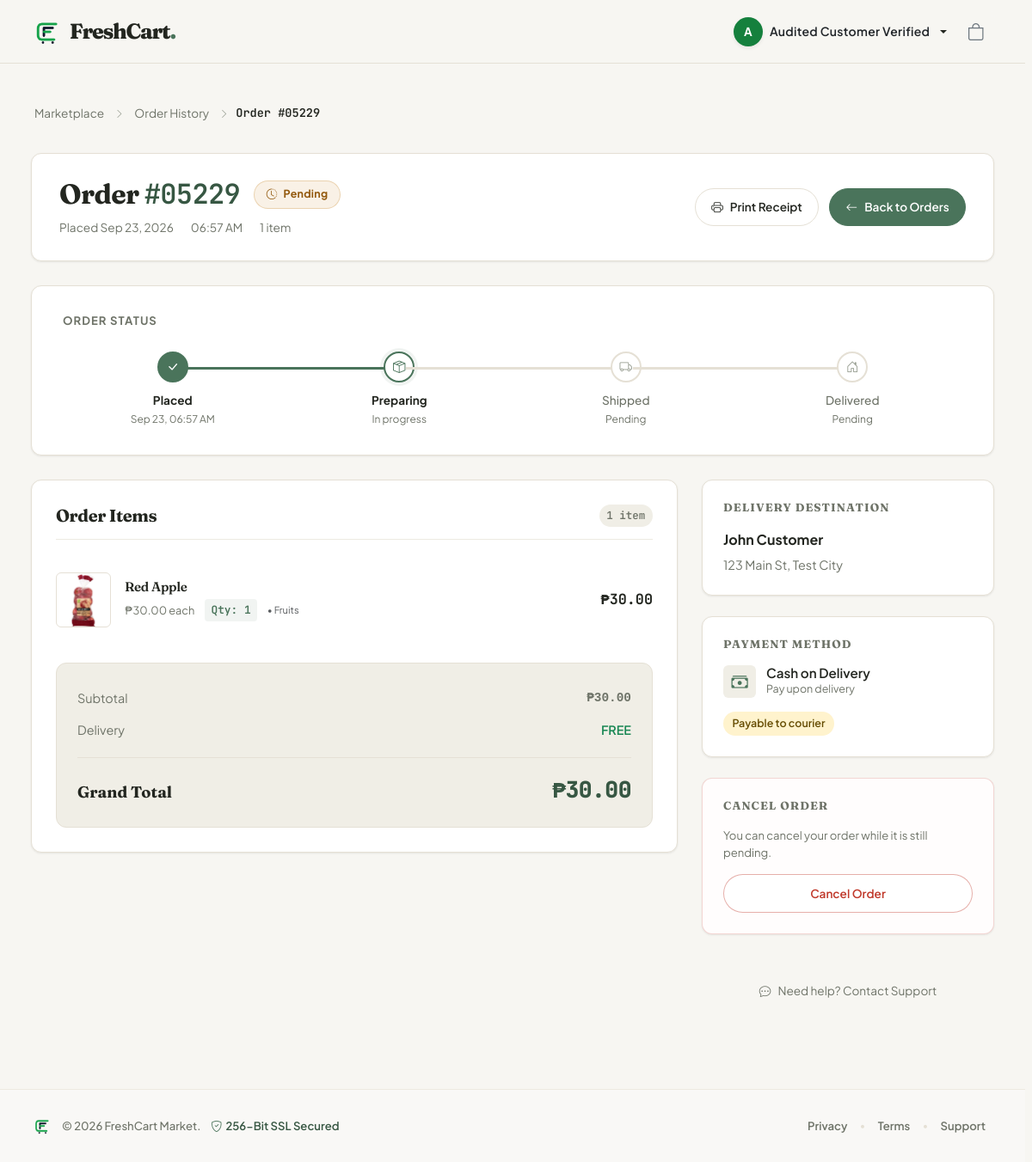
Screenshot of /order/5229 (signed in) with the database file from the repository.
### tables this page shows
CREATE TABLE `orders` (
  `id` int(11) NOT NULL AUTO_INCREMENT,
  `user_id` int(11) DEFAULT NULL,
  `customer_name` varchar(100) NOT NULL,
  `address` text NOT NULL,
  `total_amount` decimal(10,2) NOT NULL,
  `status` varchar(50) DEFAULT 'Pending',
  `order_date` timestamp NULL DEFAULT current_timestamp(),
  `created_at` timestamp NULL DEFAULT current_timestamp(),
  PRIMARY KEY (`id`),
  KEY `idx_orders_status` (`status`),
  KEY `idx_orders_user_id` (`user_id`),
  CONSTRAINT `fk_orders_user` FOREIGN KEY (`user_id`) REFERENCES `users` (`id`) ON DELETE SET NULL
);

CREATE TABLE `order_items` (
  `id` int(11) NOT NULL AUTO_INCREMENT,
  `order_id` int(11) DEFAULT NULL,
  `product_id` int(11) DEFAULT NULL,
  `quantity` int(11) DEFAULT NULL,
  PRIMARY KEY (`id`),
  KEY `order_id` (`order_id`),
  KEY `product_id` (`product_id`),
  CONSTRAINT `order_items_ibfk_1` FOREIGN KEY (`order_id`) REFERENCES `orders` (`id`),
  CONSTRAINT `order_items_ibfk_2` FOREIGN KEY (`product_id`) REFERENCES `products` (`id`)
);

CREATE TABLE `products` (
  `id` int(11) NOT NULL AUTO_INCREMENT,
  `name` varchar(100) NOT NULL,
  `price` decimal(10,2) NOT NULL,
  `image` varchar(255) DEFAULT 'default.jpg',
  `stock_qty` int(11) DEFAULT 0,
  `image_url` varchar(255) DEFAULT NULL,
  `category` varchar(50) DEFAULT NULL,
  PRIMARY KEY (`id`),
  KEY `idx_products_category` (`category`)
);

### orders/details.php (the view, shortened to what this page needs)
<?php
require_once __DIR__ . '/../config/db.php';
$order_id = (int)$_GET['order_id'];
$user_id = $_SESSION['user_id'] ?? null;
if (!empty($_SESSION['admin_logged_in'])) {
    $stmt = $pdo->prepare("SELECT * FROM orders WHERE id = ?");
    $stmt->execute([$order_id]);
} else {
    $stmt = $pdo->prepare("SELECT * FROM orders WHERE id = ? AND user_id = ?");
    $stmt->execute([$order_id, $user_id]);
}
$order = $stmt->fetch(PDO::FETCH_ASSOC);
$stmtItems = $pdo->prepare("SELECT order_items.*, products.name, products.price, products.image, products.category
                            FROM order_items
                            JOIN products ON order_items.product_id = products.id
                            WHERE order_items.order_id = ?");
$stmtItems->execute([$order_id]);
$items = $stmtItems->fetchAll(PDO::FETCH_ASSOC);
$itemsSubtotal = 0;
foreach ($items as $item) {
    $itemsSubtotal += $item['price'] * $item['quantity'];
}
$s = $order['status'];
$badgeClass = match($s) {
    'Delivered' => 'status-delivered',
    'Shipped'   => 'status-shipped',
    'Cancelled' => 'status-cancelled',
    default     => 'status-pending'
};
$statusIcon = match($s) {
    'Delivered' => 'bi-check-circle-fill',
    'Shipped'   => 'bi-truck',
    'Cancelled' => 'bi-x-circle-fill',
    default     => 'bi-clock-history'
};
$statusLabel = match($s) {
    'Delivered' => 'Delivered',
    'Shipped'   => 'Shipped',
    'Cancelled' => 'Cancelled',
    default     => 'Pending'
};
include __DIR__ . '/../includes/header.php';
?>
<main class="details-page-wrapper">
    <div class="details-container">
        <nav class="details-breadcrumb d-none d-md-flex" aria-label="Breadcrumb">
            <a href="<?= $rootPath ?: './' ?>">
                <span>Marketplace</span>
            </a>
            <i class="bi bi-chevron-right details-breadcrumb-sep" aria-hidden="true"></i>
            <a href="<?= $rootPath ?>orders">
                <span>Order History</span>
            </a>
            <i class="bi bi-chevron-right details-breadcrumb-sep" aria-hidden="true"></i>
            <span class="details-breadcrumb-current">Order #<?= str_pad($order['id'], 5, '0', STR_PAD_LEFT) ?></span>
        </nav>
        <header class="details-header-card animate-fade-in">
            <div class="details-header-left">
                <div class="details-header-title-row">
                    <div class="d-flex align-items-center gap-2">
                        <h1 class="details-order-title">
                            Order <span class="details-order-id-mono">#<?= str_pad($order['id'], 5, '0', STR_PAD_LEFT) ?></span>
                        </h1>
                    </div>
                    <span class="details-status-badge <?= $badgeClass ?>" role="status">
                        <i class="bi <?= $statusIcon ?>" aria-hidden="true"></i>
                        <span><?= $statusLabel ?></span>
                    </span>
                </div>
                <div class="details-meta-strip">
                    <span class="details-meta-item">
                        <span>Placed <?= date('M d, Y', strtotime($order['created_at'])) ?></span>
                    </span>
                    <span class="details-meta-item">
                        <span><?= date('h:i A', strtotime($order['created_at'])) ?></span>
                    </span>
                    <span class="details-meta-item">
                        <span><?= count($items) ?> <?= count($items) === 1 ? 'item' : 'items' ?></span>
                    </span>
                </div>
            </div>
            <div class="details-header-actions">
                <button type="button" class="btn-details-action btn-details-print" onclick="window.print()" title="Print physical invoice or save as PDF">
                    <i class="bi bi-printer" aria-hidden="true"></i>
                    <span>Print Receipt</span>
                </button>
                <a href="<?= $rootPath ?>orders" class="btn-details-action btn-details-primary d-none d-md-inline-flex">
                    <i class="bi bi-arrow-left" aria-hidden="true"></i>
                    <span>Back to Orders</span>
                </a>
            </div>
        </header>
        <?php if ($s !== 'Cancelled'): ?>
            <section class="details-stepper-card animate-fade-in" aria-label="Order fulfillment progress">
                <div class="stepper-header">
                    <h2 class="stepper-title">Order Status</h2>
                </div>
                <div class="fulfillment-track">
                    <div class="fulfillment-step is-done">
                        <div class="step-node" aria-hidden="true">
                            <i class="bi bi-check-lg"></i>
                        </div>
                        <div class="step-meta">
                            <span class="step-label">Placed</span>
                            <span class="step-caption"><?= date('M d, h:i A', strtotime($order['created_at'])) ?></span>
                        </div>
                    </div>
                    <div class="fulfillment-step <?= ($s === 'Shipped' || $s === 'Delivered') ? 'is-done' : ($s === 'Pending' ? 'is-current' : 'is-pending') ?>">
                        <div class="step-node" aria-hidden="true">
                            <?php if ($s === 'Shipped' || $s === 'Delivered'): ?>
                                <i class="bi bi-check-lg"></i>
                            <?php else: ?>
                                <i class="bi bi-box-seam"></i>
                            <?php endif; ?>
                        </div>
                        <div class="step-meta">
                            <span class="step-label">Preparing</span>
                            <span class="step-caption"><?= ($s === 'Pending') ? 'In progress' : 'Completed' ?></span>
                        </div>
                    </div>
                    <div class="fulfillment-step <?= ($s === 'Delivered') ? 'is-done' : ($s === 'Shipped' ? 'is-current' : 'is-pending') ?>">
                        <div class="step-node" aria-hidden="true">
                            <?php if ($s === 'Delivered'): ?>
                                <i class="bi bi-check-lg"></i>
                            <?php else: ?>
                                <i class="bi bi-truck"></i>
                            <?php endif; ?>
                        </div>
                        <div class="step-meta">
                            <span class="step-label">Shipped</span>
                            <span class="step-caption"><?= ($s === 'Shipped') ? 'In transit' : (($s === 'Delivered') ? 'Dispatched' : 'Pending') ?></span>
                        </div>
                    </div>
                    <div class="fulfillment-step <?= ($s === 'Delivered') ? 'is-done' : 'is-pending' ?>">
                        <div class="step-node" aria-hidden="true">
                            <?php if ($s === 'Delivered'): ?>
                                <i class="bi bi-check-circle-fill"></i>
                            <?php else: ?>
                                <i class="bi bi-house-door"></i>
                            <?php endif; ?>
                        </div>
                        <div class="step-meta">
                            <span class="step-label">Delivered</span>
                            <span class="step-caption"><?= ($s === 'Delivered') ? 'Delivered' : 'Pending' ?></span>
                        </div>
                    </div>
                </div>
            </section>
        <?php endif; ?>
        <div class="details-grid">
            <div class="details-main-col">
                <section class="details-card animate-fade-in" aria-labelledby="purchased-items-heading">
                    <div class="details-card-header">
                        <h2 id="purchased-items-heading" class="details-card-title">Order Items</h2>
                        <span class="details-items-count"><?= count($items) ?> <?= count($items) === 1 ? 'item' : 'items' ?></span>
                    </div>
                    <div class="details-items-list">
                        <?php foreach ($items as $item): ?>
                            <div class="details-item-row">
                                <div class="details-item-main">
                                    <img src="<?= $rootPath ?>assets/images/<?= htmlspecialchars($item['image'] ?: 'default.jpg') ?>"
                                         alt="<?= htmlspecialchars($item['name']) ?>"
                                         class="details-item-thumb"
                                         width="64"
                                         height="64"
                                         loading="lazy">
                                    <div class="details-item-info">
                                        <h3 class="details-item-name"><?= htmlspecialchars($item['name']) ?></h3>
                                        <div class="details-item-meta">
                                            <span>₱<?= number_format($item['price'], 2) ?> each</span>
                                            <span class="details-item-qty">Qty: <?= $item['quantity'] ?></span>
                                            <?php if (!empty($item['category'])): ?>
                                                <span class="text-muted small d-none d-sm-inline">&bull; <?= htmlspecialchars($item['category']) ?></span>
                                            <?php endif; ?>
                                        </div>
                                    </div>
                                </div>
                                <div class="details-item-total">
                                    ₱<?= number_format($item['price'] * $item['quantity'], 2) ?>
                                </div>
                            </div>
                        <?php endforeach; ?>
                    </div>
                    <div class="details-summary-card">
                        <div class="details-summary-row">
                            <span>Subtotal</span>
                            <span class="font-monospace fw-semibold">₱<?= number_format($itemsSubtotal, 2) ?></span>
                        </div>
                        <div class="details-summary-row">
                            <span>Delivery</span>
                            <span class="text-success fw-semibold">FREE</span>
                        </div>
                        <div class="details-summary-divider"></div>
                        <div class="details-total-row">
                            <span class="details-total-label">Grand Total</span>
                            <span class="details-total-value">₱<?= number_format($order['total_amount'], 2) ?></span>
                        </div>
                    </div>
                </section>
            </div>
            <aside class="details-side-col">
                <section class="details-side-card animate-fade-in" aria-labelledby="delivery-dest-heading">
                    <h2 id="delivery-dest-heading" class="details-side-title">Delivery Destination</h2>
                    <div class="details-recipient-name">
                        <?= htmlspecialchars($order['customer_name']) ?>
                    </div>
                    <p class="details-recipient-address">
                        <?= nl2br(htmlspecialchars($order['address'])) ?>
                    </p>
                </section>
                <section class="details-side-card animate-fade-in" aria-labelledby="payment-details-heading">
                    <h2 id="payment-details-heading" class="details-side-title">Payment Method</h2>
                    <div class="details-payment-method">
                        <div class="payment-method-icon" aria-hidden="true">
                            <i class="bi bi-cash-stack"></i>
                        </div>
                        <div>
                            <div class="payment-method-name">Cash on Delivery</div>
                            <div class="payment-method-sub">Pay upon delivery</div>
                        </div>
                    </div>
                    <?php if ($s === 'Delivered'): ?>
                        <span class="payment-status-pill bg-success-subtle text-success">
                            Settled upon delivery
                        </span>
                    <?php elseif ($s === 'Cancelled'): ?>
                        <span class="payment-status-pill bg-secondary-subtle text-secondary">
                            Voided with order
                        </span>
                    <?php else: ?>
                        <span class="payment-status-pill bg-warning-subtle text-warning-emphasis">
                            Payable to courier
                        </span>
                    <?php endif; ?>
                </section>
                <?php if ($s === 'Pending'): ?>
                    <section class="details-side-card details-cancel-card animate-fade-in" aria-labelledby="cancel-order-heading">
                        <h2 id="cancel-order-heading" class="details-side-title">Cancel Order</h2>
                        <p class="details-cancel-desc">
                            You can cancel your order while it is still pending.
                        </p>
                        <form action="<?= $rootPath ?>orders/cancel" method="POST" onsubmit="return confirm('Are you sure you want to cancel order #<?= $order['id'] ?>?');" class="m-0">
                            <button type="submit" class="btn-details-cancel">
                                <span>Cancel Order</span>
                            </button>
                        </form>
                    </section>
                <?php endif; ?>
                <div class="details-support-box animate-fade-in">
                    <a href="<?= $rootPath ?>contact" class="details-support-link">
                        <i class="bi bi-chat-dots" aria-hidden="true"></i>
                        <span>Need help? Contact Support</span>
                    </a>
                </div>
            </aside>
        </div>
    </div>
</main>
<?php include __DIR__ . '/../includes/footer.php'; ?>

### rows the page displays
orders: id "05229", status "Pending", created_at "Sep 23, 2026", created_at "06:57 AM", created_at "Sep 23, 06:57 AM", total_amount "30.00", customer_name "John Customer", address "123 Main St, Test City"
order_items: product.image (picture), product.name "Red Apple", product.price "30.00", quantity "1", product.category "Fruits", $item['price']*$item['quantity'] "30.00"

### other values shown
substr($_SESSION['user_name'], 0, 1) "A"
$_SESSION['user_name'] "Audited Customer Verified"
count($items) "1"
$itemsSubtotal "30.00"
